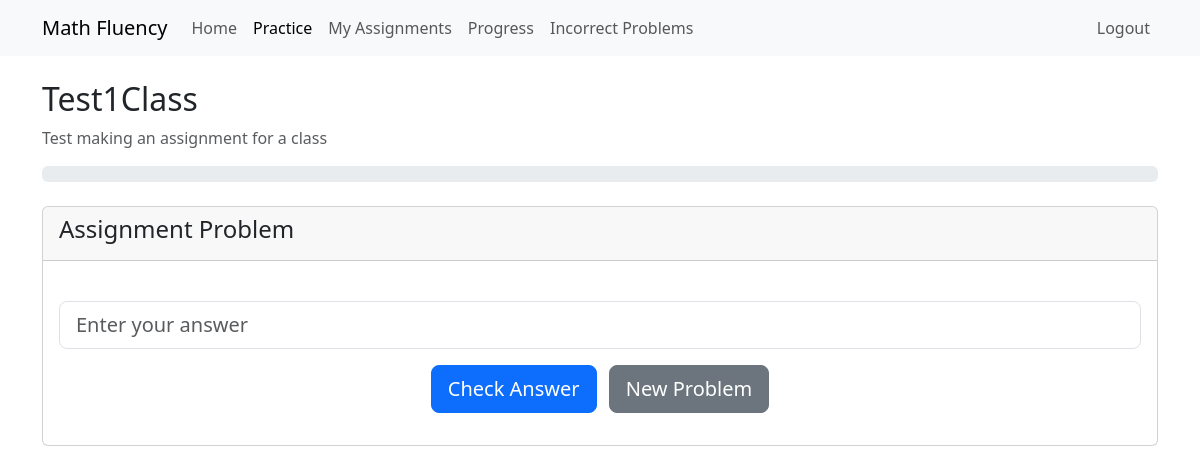
Page /practice?assignment_id=2 (signed in) on the committed database.
### models/assignment.py (models this page shows, shortened)
class Assignment(db.Model):
    id = db.Column(db.Integer, primary_key=True)
    title = db.Column(db.String(100), nullable=False)
    description = db.Column(db.String(500))
    operation = db.Column(db.String(20), nullable=False)  # 'addition' or 'multiplication'
    level = db.Column(db.Integer, nullable=False)
    required_problems = db.Column(db.Integer, default=10)
    min_correct_percentage = db.Column(db.Integer, default=80)
    active = db.Column(db.Boolean, default=True)  # Whether the assignment is visible to students
    custom_number1 = db.Column(db.Integer)
    custom_number2 = db.Column(db.Integer)
    max_attempts_per_problem = db.Column(db.Integer, default=None)  # None means unlimited
    show_solution_after_attempts = db.Column(db.Integer, default=3)
    requires_work_shown = db.Column(db.Boolean, default=False)
    is_template = db.Column(db.Boolean, default=False)  # Can be saved as template
    partial_credit = db.Column(db.Boolean, default=True)
    late_submission_policy = db.Column(db.String(20), default='no_credit')  # no_credit, partial_credit, full_credit
    visibility = db.Column(db.String(20), default='immediate')  # immediate, date, prerequisite
    practice_mode_enabled = db.Column(db.Boolean, default=True)
    hint_system = db.Column(db.JSON)  # Store multiple levels of hints
    video_tutorial_url = db.Column(db.String(500))
    created_at = db.Column(db.DateTime, default=datetime.utcnow)
    available_from = db.Column(db.DateTime)
    due_date = db.Column(db.DateTime, nullable=False)
    is_graded = db.Column(db.Boolean, default=False)
    graded_at = db.Column(db.DateTime)
    is_class_assignment = db.Column(db.Boolean, default=True)
    teacher_id = db.Column(db.Integer, db.ForeignKey('user.id'), nullable=False)
    class_id = db.Column(db.Integer, db.ForeignKey('class.id'), nullable=True)
    teacher = db.relationship('User', backref='created_assignments', foreign_keys=[teacher_id])
    assigned_class = db.relationship('Class', backref='assignments')
    individual_students = db.relationship('User', secondary=student_assignments, backref='individual_assignments')
    student_progress = db.relationship('AssignmentProgress', backref='assignment', lazy='dynamic')
    prerequisites = db.relationship(
        'Assignment', secondary=prerequisite_assignments,
        primaryjoin=(prerequisite_assignments.c.assignment_id == id),
        secondaryjoin=(prerequisite_assignments.c.prerequisite_id == id),
        backref='required_for'
    )

### routes/practice_routes.py (the view)
@practice_bp.route('/practice')
@login_required
def practice():
    assignment_id = request.args.get('assignment_id')
    if assignment_id:
        assignment = Assignment.query.get_or_404(assignment_id)
        progress = AssignmentProgress.query.filter_by(
            assignment_id=assignment_id,
            student_id=current_user.id
        ).first_or_404()
        return render_template('practice.html',
                            mode='assignment',
                            assignment=assignment,
                            progress=progress)
    else:
        return render_template('practice.html',
                            mode='free')

### app.py (called while the page is built)
@login_manager.user_loader
def load_user(user_id):
    return User.query.get(int(user_id))

### templates/practice.html (shortened to what this page needs)
{% extends "base.html" %}
{% block content %}
<div class="container mt-4">
    {% if mode == 'assignment' %}
        <div class="row mb-4">
            <div class="col">
                <h2>{{ assignment.title }}</h2>
                <p class="text-muted">{{ assignment.description }}</p>
                <div class="progress">
                </div>
            </div>
        </div>
    {% endif %}
    <div class="row">
        <div class="col-md-{% if mode == 'assignment' %}12{% else %}8{% endif %}">
            <div class="card">
                <div class="card-header">
                    <h4>
                        {% if mode == 'assignment' %}
                            Assignment Problem
                        {% else %}
                            Practice Problem
                        {% endif %}
                    </h4>
                </div>
                <div class="card-body">
                    <div id="problem-display">
                        <div id="answer-section" class="text-center">
                            <input type="number" id="answer-input" class="form-control form-control-lg mb-3" placeholder="Enter your answer">
                            <button id="check-answer" class="btn btn-primary btn-lg">Check Answer</button>
                            <button id="new-problem" class="btn btn-secondary btn-lg ms-2">New Problem</button>
                        </div>
                    </div>
                </div>
            </div>
        </div>
    </div>
</div>
{% endblock %}

### rows in the picture
Assignment: title "Test1Class", description "Test making an assignment for a class"
